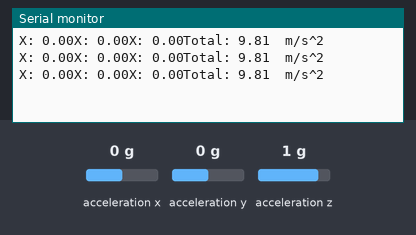
A sketch run on a simulated ESP32. Shown: the last lines printed to the serial monitor. Inputs (shaded band) come from the test bench; at power-on: acceleration x 0 g, acceleration y 0 g, acceleration z 1 g.

Above: at 1.3 s.
1.4 s: acceleration x set to -1.4 g
At 1.9 s:
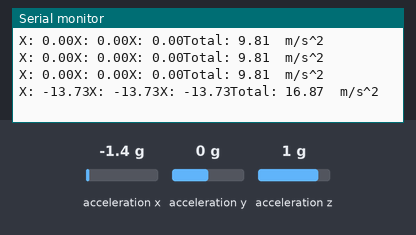
2.9 s: acceleration y set to -1.4 g
At 3.4 s:
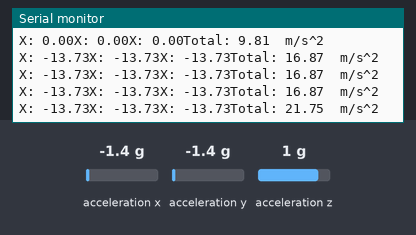
4.4 s: acceleration z set to -1.4 g
At 4.9 s:
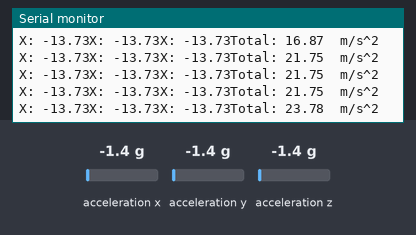
Timing chart, 0 to 7.4 s (numbered marks = the images above; inputs shaded):
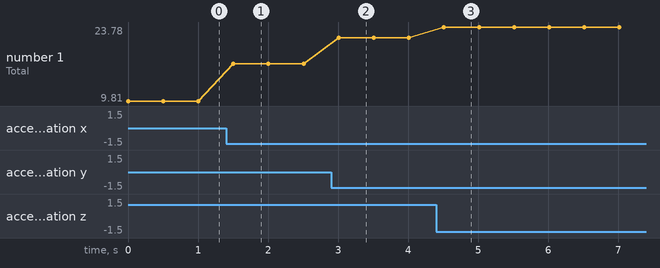

The sketch:

Codigo_Final_TCC.ino
```cpp
/*Código Final TCC
bla bla bla
nn sei oq colocar aqui sksksksks
*/

// Bibliotecas Utilizadas
#include <Arduino.h> // funções do Arduino no esp32
#include <Wire.h> // Comunicação com o ADXL e o Display
#include <Adafruit_ADXL345_U.h> //Biblioteca ADXL
#include <WiFi.h> // Wifi do esp32
#include <WebServer.h> // servidor do esp32
#include <Adafruit_SSD1306.h>// driver do display
#include <Adafruit_GFX.h>// melhor personalização do display
#include <esp_task_wdt.h> // se o sistema acabar travando, é reiniciado
#include <esp_system.h> // mostra pq reiniciou
#include "driver/gpio.h" // controle de baixo nivel dos pinos
#include <Adafruit_Sensor.h> //Biblioteca da Adafruit

// Pinos
#define pino_i2c_dado = 21; //pino de dados da com-i2c
#define pino_i2c_clock = 22; //pino clock da i2c
#define pino_sct = 34; //pino do sensor de corrente
#define pino_bot = 13; //botão de emergência
#define pino_rele_led = 17; //pino pra acionar o led de alerta via relé
#define pino_rele_mot = 16; //pino pra acionar o motor de desligamento via relé

// ADXL
Adafruit_ADXL345_Unified accel = Adafruit_ADXL345_Unified(); // Adxl objeto

void setup() {
 //parte do adxl
  Serial.begin(9600);
  if(!accel.begin()){ //se adxl não encontrado = erro
    Serial.println("ADXL não encontrado");
    while(1);
  }
}

void ADXL(){

sensors_event_t event; //detecta o movimento do ADXL
accel.getEvent(&event);

float x = event.acceleration.x;
float y = event.acceleration.y;
float z = event.acceleration.z;
float total = sqrt(x*x + y*y + z*z);

  Serial.print("X: ");
  Serial.print(x);
  Serial.print("X: ");
  Serial.print(x);
  Serial.print("X: ");
  Serial.print(x);
  Serial.print("Total: ");
  Serial.print(total);
  Serial.print("  ");
  Serial.println("m/s^2");
}

void loop(){

  ADXL();
  delay(500);

}
```

Measured:
- after the input at 1.4 s, the serial monitor: prints a new line after 0.11 s (image 1)
- after the input at 2.9 s, the serial monitor: prints a new line after 0.11 s (image 2)
- after the input at 4.4 s, the serial monitor: prints a new line after 0.11 s (image 3)
- plotted number 1: 9.81 → 16.87 after the input at 1.4 s, 16.87 → 21.75 after the input at 2.9 s, 21.75 → 23.78 after the input at 4.4 s
